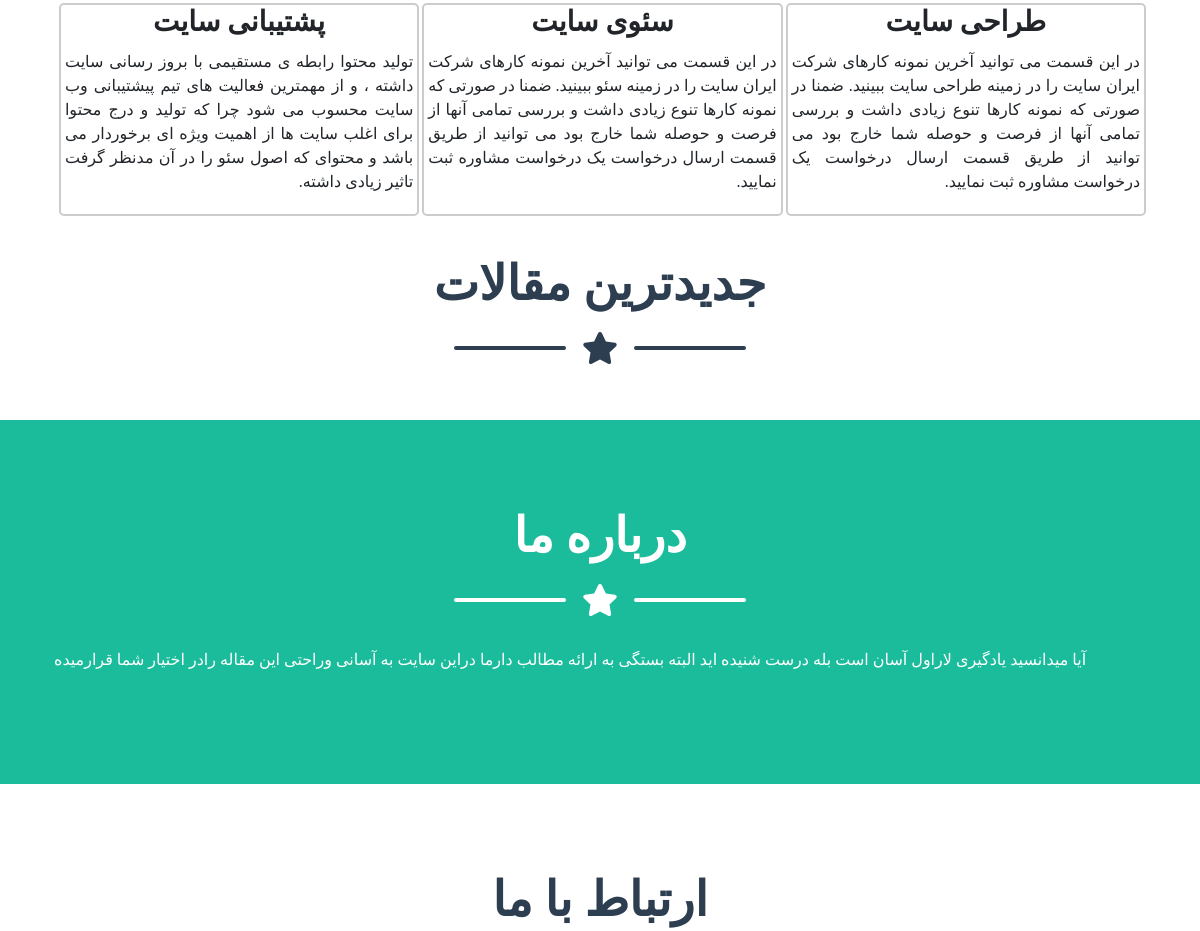
Before: /main/ (middle part) with the older database file.
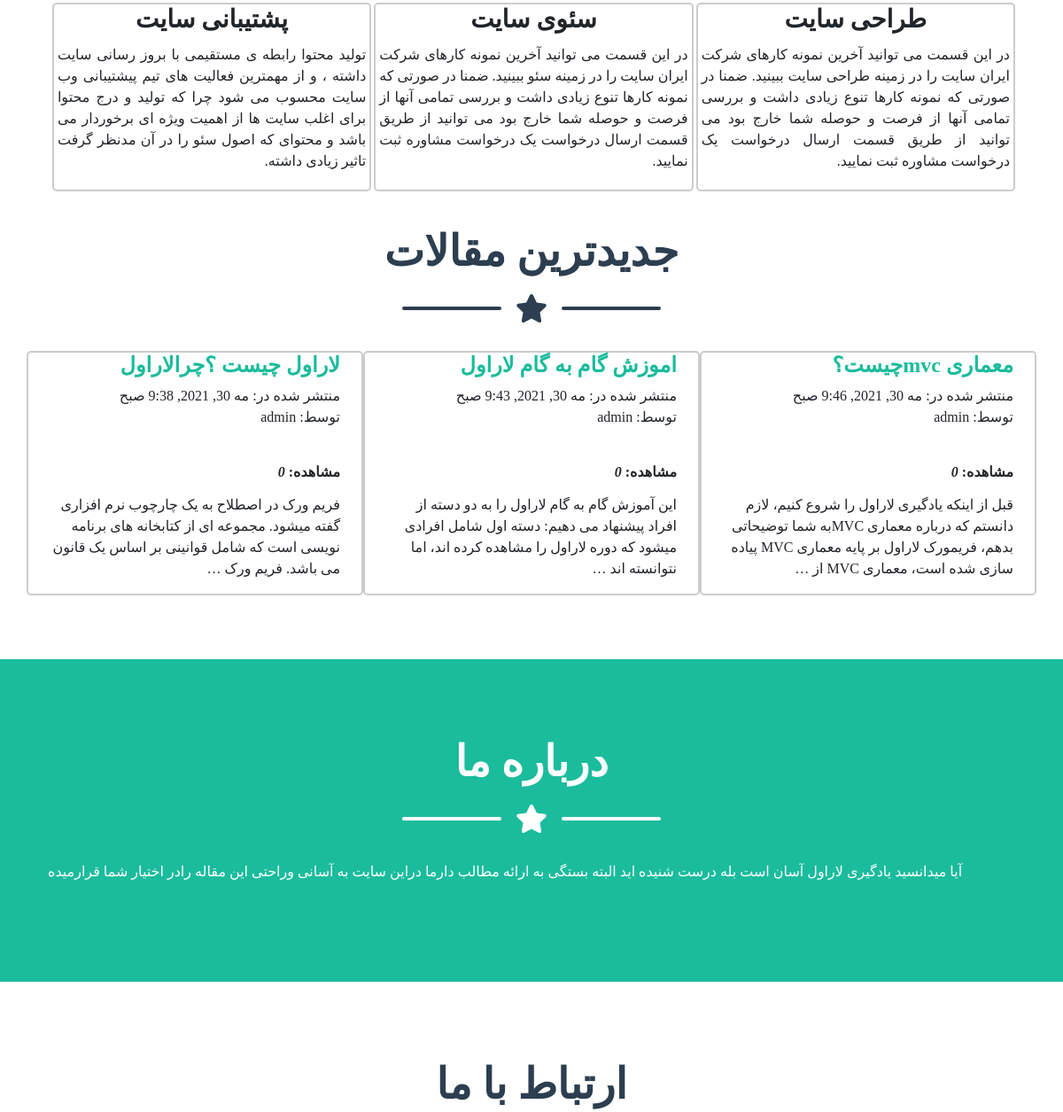
After: the same page with the newer database file.
### main/models.py (models this page shows)
class main(models.Model):
    STATUS_CHOICES = (
    ('draft', 'Draft'),
    ('published', 'Published'),
    )
    title = models.CharField(max_length=250)
    slug = models.SlugField(max_length=250,unique_for_date='publish')
    author = models.ForeignKey(User,on_delete=models.CASCADE,related_name='main_posts')
    body = models.TextField()
    publish = models.DateTimeField(default=timezone.now)
    created = models.DateTimeField(auto_now_add=True)
    updated = models.DateTimeField(auto_now=True)
    status = models.CharField(max_length=10,choices=STATUS_CHOICES,default='draft')
    visits = models.PositiveIntegerField(default=0)

### main/views.py (the view)
# urls.py: path('',main_list, name='main_list'),
def main_list(request):
    object_list = main.objects.filter(status='published')
    paginator = Paginator(object_list, 3) # 2 posts in each page
    page = request.GET.get('page')
    try:
        mains = paginator.page(page)
    except PageNotAnInteger:
        mains = paginator.page(1)
    except EmptyPage:
        mains = paginator.page(paginator.num_pages)
    return render(request,'main/post/list.html',
                        {'page': page,
                        'mains': mains})

### main/templates/main/post/list.html (shortened to what this page needs)
{% extends "main/index.html" %}
{% block content %}
{% for main in mains %}
<div class="col-md-6 col-lg-4 mb-5" style="border: solid 2px #ccc;border-radius: 5px;text-align:right;direction:rtl">
<h4 style="text-align:right">
    <a href="{{ main.get_absolute_url }}">
        {{ main.title }}
    </a>
</h4>
    <p class="date" style="text-align:right;direction:rtl">
        منتشر شده در: {{ main.publish }} <br> توسط: {{ main.author }}
    </p><br>
    <h6 style="text-align:right">  مشاهده: <b><i> {{main.visits}} </i></b></h6>
    <p style="text-align:right;direction:rtl">{{ main.body|truncatewords:30|linebreaks }}</p>
    </div>
{% endfor %}
{% endblock %}

### main/templates/main/index.html (shortened to what this page needs)
{% load static %}
<!DOCTYPE html>
<html lang="en">
<head>
    <link href="{% static 'css/styles.css' %}" rel="stylesheet">
</head>
<body id="page-top">
    <br/>
    <div class="container">
    <div  style="border: solid 2px #ccc;border-radius: 5px;text-align:right;direction:rtl;width:33%;float:right;margin-left:3px">
        <h3 style="text-align:center">طراحی سایت</h3>
        <p class="date"  style="text-align:justify;padding:4px;direction:rtl" >
            در این قسمت می توانید آخرین نمونه کارهای شرکت ایران سایت را در زمینه طراحی سایت ببینید. ضمنا در صورتی که نمونه کارها تنوع زیادی داشت و بررسی تمامی آنها از فرصت و حوصله شما خارج بود می توانید از طریق قسمت ارسال درخواست یک درخواست مشاوره ثبت نمایید.
        </p>
    </div>
    <div  style="border: solid 2px #ccc;border-radius: 5px;text-align:right;direction:rtl;width:33%;float:right;margin-left:3px">
        <h3 style="text-align:center">سئوی سایت</h3>
        <p class="date"  style="text-align:justify;padding:4px;direction:rtl" >
            در این قسمت می توانید آخرین نمونه کارهای شرکت ایران سایت را در زمینه سئو ببینید. ضمنا در صورتی که نمونه کارها تنوع زیادی داشت و بررسی تمامی آنها از فرصت و حوصله شما خارج بود می توانید از طریق قسمت ارسال درخواست یک درخواست مشاوره ثبت نمایید.        </p>
    </div>
    <div  style="border: solid 2px #ccc;border-radius: 5px;text-align:right;direction:rtl;width:33%;float:right">
        <h3 style="text-align:center">پشتیبانی سایت</h3>
        <p class="date"  style="text-align:justify;padding:4px;direction:rtl" >
            تولید محتوا رابطه ی مستقیمی با بروز رسانی سایت داشته ، و از مهمترین فعالیت های تیم پیشتیبانی وب سایت محسوب می شود چرا که تولید و درج محتوا برای اغلب سایت ها از اهمیت ویژه ای برخوردار می باشد و محتوای که اصول سئو را در آن مدنظر گرفت تاثیر زیادی داشته.        </p>
    </div>
    </div>
    <section class="page-section portfolio" id="portfolio" style="clear: both;padding: 1.5rem 0;">
        <div class="container">
            <br/>
            <h2 class="page-section-heading text-center text-uppercase text-secondary mb-0">جدیدترین مقالات </h2>
            <div class="divider-custom">
                <div class="divider-custom-line"></div>
                <div class="divider-custom-icon"><i class="fas fa-star"></i></div>
                <div class="divider-custom-line"></div>
            </div>
            <div class="row justify-content-center">
                {% block content %}{% endblock %}
            </div>
        </div>
    </section>
    <section class="page-section bg-primary text-white mb-0" id="about">
        <div class="container">
            <h2 class="page-section-heading text-center text-uppercase text-white">درباره ما</h2>
            <div class="divider-custom divider-light">
                <div class="divider-custom-line"></div>
                <div class="divider-custom-icon"><i class="fas fa-star"></i></div>
                <div class="divider-custom-line"></div>
            </div>
                <div>
                    <p>آیا میدانسید یادگیری لاراول آسان است بله درست شنیده اید البته بستگی به ارائه مطالب دارما دراین
                        سایت به آسانی وراحتی این مقاله رادر اختیار شما قرارمیده</p>
                </div>
    </section>
    <section class="page-section" id="contact">
        <div class="container">
            <h2 class="page-section-heading text-center text-uppercase text-secondary mb-0">ارتباط با ما</h2>
        </div>
    </section>
</body>
</html>

Changed rows visible on the page:
added main: title "لاراول چیست ؟چرالاراول", publish "مه 30, 2021, 9:38 صبح", author "admin", visits "0", body "فریم ورک در اصطلاح به یک چارچوب نرم افزاری گفته میشود. مجموعه ای از کتابخانه های برنامه نویسی است که شامل قوانینی بر اساس یک قانون می باشد. فریم ورک …"
added main: title "اموزش گام به گام لاراول", publish "مه 30, 2021, 9:43 صبح", author "admin", visits "0", body "این آموزش گام به گام لاراول را به دو دسته از افراد پیشنهاد می دهیم: دسته اول شامل افرادی میشود که دوره لاراول را مشاهده کرده اند، اما نتوانسته اند …"
added main: title "معماری mvcچیست؟", publish "مه 30, 2021, 9:46 صبح", author "admin", visits "0", body "قبل از اینکه یادگیری لاراول را شروع کنیم، لازم دانستم که درباره معماری MVCبه شما توضیحاتی بدهم، فریمورک لاراول بر پایه معماری MVC پیاده سازی شده است، معماری MVC از …"
